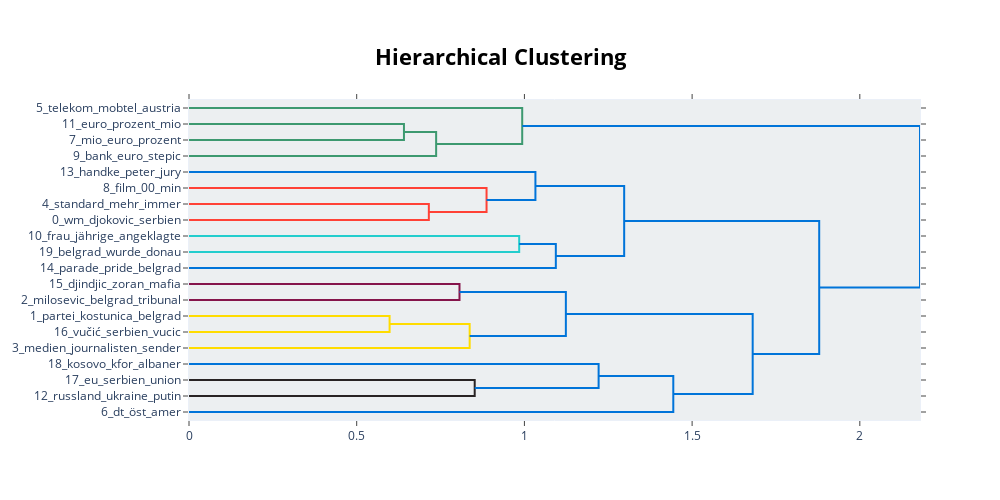

Source (notebook cell):
### Markdown cell above
![image.png](attachment:2cca0537-61c6-4390-92e6-9774d6042510.png)

### Code cell
model_srb.visualize_hierarchy()

### Figure 1 — Plotly figure (JSON) as saved in the notebook; plotly's stock layout.template omitted (floating-point values rounded to 4 significant figures)
{"data": [{"hoverinfo": "text", "marker": {"color": "rgb(61,153,112)"}, "mode": "lines", "type": "scatter", "x": [0, 0.6409, 0.6409, 0], "xaxis": "x", "y": [-15, -15, -25, -25], "yaxis": "y"}, {"hoverinfo": "text", "marker": {"color": "rgb(61,153,112)"}, "mode": "lines", "type": "scatter", "x": [0.6409, 0.7368, 0.7368, 0], "xaxis": "x", "y": [-20, -20, -35, -35], "yaxis": "y"}, {"hoverinfo": "text", "marker": {"color": "rgb(61,153,112)"}, "mode": "lines", "type": "scatter", "x": [0, 0.9934, 0.9934, 0.7368], "xaxis": "x", "y": [-5, -5, -27.5, -27.5], "yaxis": "y"}, {"hoverinfo": "text", "marker": {"color": "rgb(255,65,54)"}, "mode": "lines", "type": "scatter", "x": [0, 0.7151, 0.7151, 0], "xaxis": "x", "y": [-65, -65, -75, -75], "yaxis": "y"}, {"hoverinfo": "text", "marker": {"color": "rgb(255,65,54)"}, "mode": "lines", "type": "scatter", "x": [0, 0.8871, 0.8871, 0.7151], "xaxis": "x", "y": [-55, -55, -70, -70], "yaxis": "y"}, {"hoverinfo": "text", "marker": {"color": "rgb(0,116,217)"}, "mode": "lines", "type": "scatter", "x": [0, 1.033, 1.033, 0.8871], "xaxis": "x", "y": [-45, -45, -62.5, -62.5], "yaxis": "y"}, {"hoverinfo": "text", "marker": {"color": "rgb(35,205,205)"}, "mode": "lines", "type": "scatter", "x": [0, 0.9844, 0.9844, 0], "xaxis": "x", "y": [-85, -85, -95, -95], "yaxis": "y"}, {"hoverinfo": "text", "marker": {"color": "rgb(0,116,217)"}, "mode": "lines", "type": "scatter", "x": [0.9844, 1.094, 1.094, 0], "xaxis": "x", "y": [-90, -90, -105, -105], "yaxis": "y"}, {"hoverinfo": "text", "marker": {"color": "rgb(0,116,217)"}, "mode": "lines", "type": "scatter", "x": [1.033, 1.297, 1.297, 1.094], "xaxis": "x", "y": [-53.75, -53.75, -97.5, -97.5], "yaxis": "y"}, {"hoverinfo": "text", "marker": {"color": "rgb(133,20,75)"}, "mode": "lines", "type": "scatter", "x": [0, 0.8064, 0.8064, 0], "xaxis": "x", "y": [-115, -115, -125, -125], "yaxis": "y"}, {"hoverinfo": "text", "marker": {"color": "rgb(255,220,0)"}, "mode": "lines", "type": "scatter", "x": [0, 0.598, 0.598, 0], "xaxis": "x", "y": [-135, -135, -145, -145], "yaxis": "y"}, {"hoverinfo": "text", "marker": {"color": "rgb(255,220,0)"}, "mode": "lines", "type": "scatter", "x": [0.598, 0.8368, 0.8368, 0], "xaxis": "x", "y": [-140, -140, -155, -155], "yaxis": "y"}, {"hoverinfo": "text", "marker": {"color": "rgb(0,116,217)"}, "mode": "lines", "type": "scatter", "x": [0.8064, 1.124, 1.124, 0.8368], "xaxis": "x", "y": [-120, -120, -147.5, -147.5], "yaxis": "y"}, {"hoverinfo": "text", "marker": {"color": "rgb(40,35,35)"}, "mode": "lines", "type": "scatter", "x": [0, 0.8518, 0.8518, 0], "xaxis": "x", "y": [-175, -175, -185, -185], "yaxis": "y"}, {"hoverinfo": "text", "marker": {"color": "rgb(0,116,217)"}, "mode": "lines", "type": "scatter", "x": [0, 1.221, 1.221, 0.8518], "xaxis": "x", "y": [-165, -165, -180, -180], "yaxis": "y"}, {"hoverinfo": "text", "marker": {"color": "rgb(0,116,217)"}, "mode": "lines", "type": "scatter", "x": [1.221, 1.444, 1.444, 0], "xaxis": "x", "y": [-172.5, -172.5, -195, -195], "yaxis": "y"}, {"hoverinfo": "text", "marker": {"color": "rgb(0,116,217)"}, "mode": "lines", "type": "scatter", "x": [1.124, 1.681, 1.681, 1.444], "xaxis": "x", "y": [-133.8, -133.8, -183.8, -183.8], "yaxis": "y"}, {"hoverinfo": "text", "marker": {"color": "rgb(0,116,217)"}, "mode": "lines", "type": "scatter", "x": [1.297, 1.879, 1.879, 1.681], "xaxis": "x", "y": [-75.62, -75.62, -158.8, -158.8], "yaxis": "y"}, {"hoverinfo": "text", "marker": {"color": "rgb(0,116,217)"}, "mode": "lines", "type": "scatter", "x": [0.9934, 2.179, 2.179, 1.879], "xaxis": "x", "y": [-16.25, -16.25, -117.2, -117.2], "yaxis": "y"}], "layout": {"autosize": false, "height": 500, "hoverlabel": {"bgcolor": "white", "font": {"family": "Rockwell", "size": 16}}, "hovermode": "closest", "plot_bgcolor": "#ECEFF1", "showlegend": false, "title": {"font": {"color": "Black", "size": 22}, "text": "<b>Hierarchical Clustering", "x": 0.5, "xanchor": "center", "yanchor": "top"}, "width": 1000, "xaxis": {"autorange": true, "mirror": "allticks", "range": [0, 2.179], "rangemode": "tozero", "showgrid": false, "showline": true, "showticklabels": true, "ticks": "outside", "type": "linear", "zeroline": false}, "yaxis": {"mirror": "allticks", "range": [-200, 0], "rangemode": "tozero", "showgrid": false, "showline": true, "showticklabels": true, "tickmode": "array", "ticks": "outside", "ticktext": ["5_telekom_mobtel_austria", "11_euro_prozent_mio", "7_mio_euro_prozent", "9_bank_euro_stepic", "13_handke_peter_jury", "8_film_00_min", "4_standard_mehr_immer", "0_wm_djokovic_serbien", "10_frau_jährige_angeklagte", "19_belgrad_wurde_donau", "14_parade_pride_belgrad", "15_djindjic_zoran_mafia", "2_milosevic_belgrad_tribunal", "1_partei_kostunica_belgrad", "16_vučić_serbien_vucic", "3_medien_journalisten_sender", "18_kosovo_kfor_albaner", "17_eu_serbien_union", "12_russland_ukraine_putin", "6_dt_öst_amer"], "tickvals": [-5, -15, -25, -35, -45, -55, -65, -75, -85, -95, -105, -115, -125, -135, -145, -155, -165, -175, -185, -195], "type": "linear", "zeroline": false}}}
